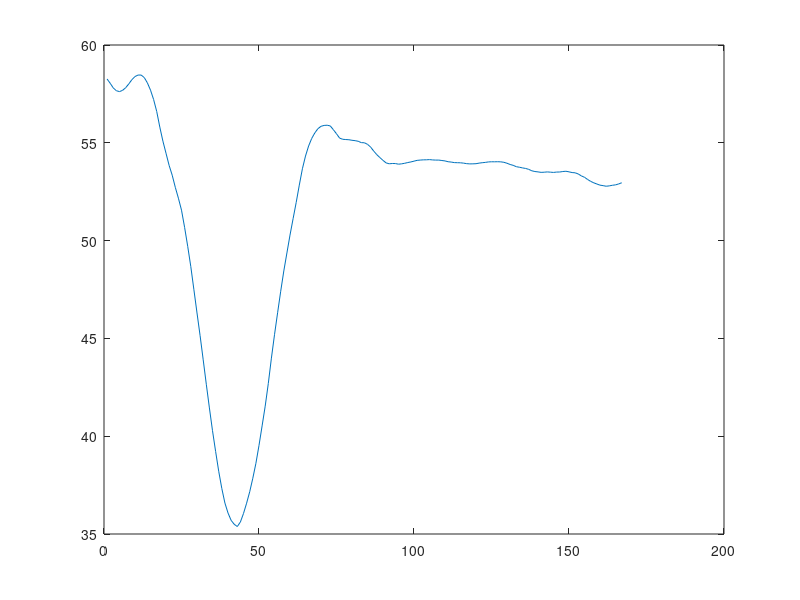

Source code (MATLAB):
clear all
close all
clc
load Pe_sub1_Session1_Trial01.mat;
load Ps_sub1_Session1_Trial01.mat;
load Pw_sub1_Session1_Trial01.mat;
swivel = zeros(167,1);
for c = 1:167
    Pel = Pe(c,:);
    Psh = Ps(c,:);
    Pwr = Pw(c,:);    
    n = (Pwr -Psh)/(sqrt(sum(Pwr -Psh).^2));
    f = (Pel - Psh)/(sqrt(sum(Pel - Psh).^2));
    f1 = f - dot(f,n)*n;
    a1 = [0 0 -1];
    a = transpose(a1);
    u = (a - dot(a,n)*n)/(sqrt(sum(a - dot(a,n)*n).^2));
    x = cross(f1,u);
    y = dot(n,x);
    fu = dot(f1,u);
    phi = atan2d(y,fu);
    swivel(c) = phi;
end
disp('Time Sequence of Swivel Angle')
disp(swivel)
plot(swivel)